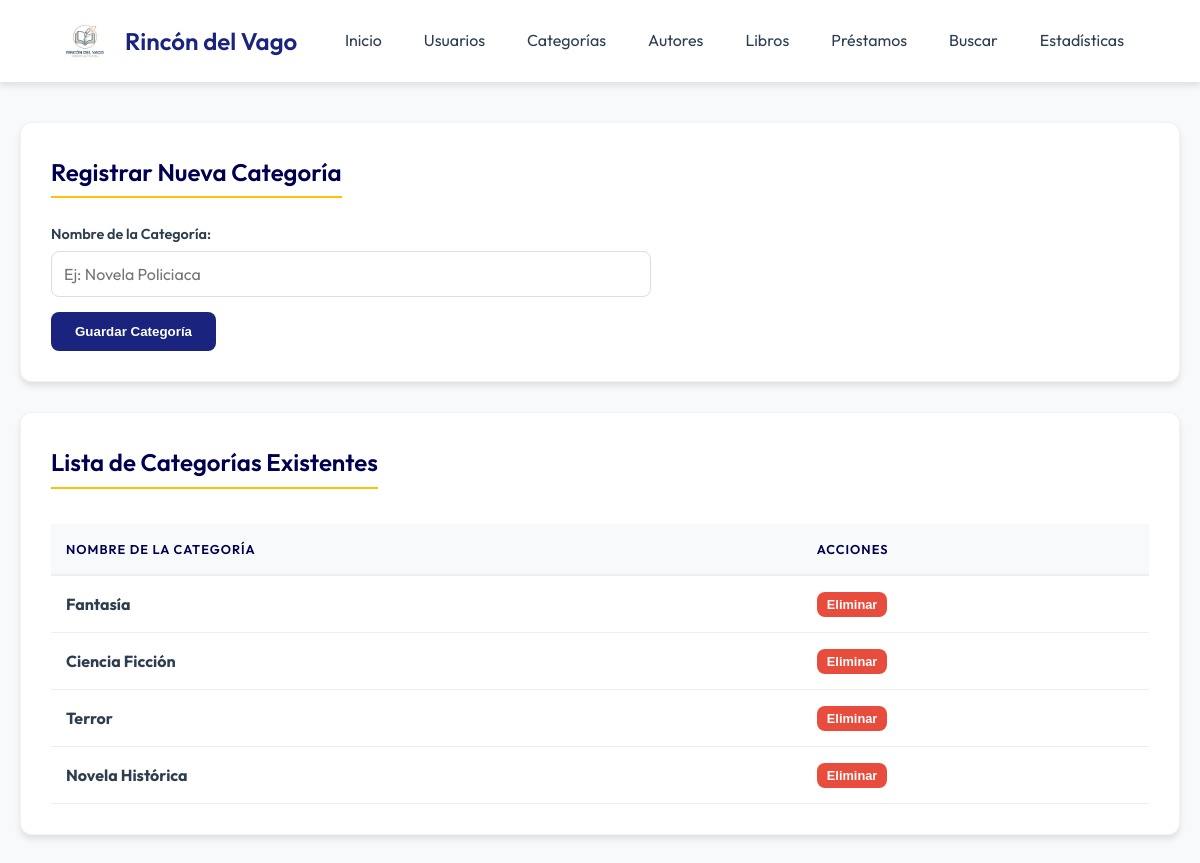
Screenshot of /categorias with the database file from the repository.
### models.py (models this page shows)
class Categoria(Base):
    __tablename__ = 'categorias'
    id = Column(Integer, primary_key=True, autoincrement=True)
    nombre = Column(String(50), nullable=False, unique=True)
    libros = relationship("Libro", back_populates="categoria")

### app.py (the view)
@app.route('/categorias', methods=['GET', 'POST'])
def gestionar_categorias():
    db = get_db()
    if request.method == 'POST':
        nombre = request.form['nombre']
        nueva_cat = models.Categoria(nombre=nombre)
        db.add(nueva_cat)
        db.commit()
        return redirect(url_for('gestionar_categorias'))
    lista_categorias = db.query(models.Categoria).all()
    return render_template('categorias.html', categorias=lista_categorias)

### app.py (called while the page is built)
def get_db():
    if 'db' not in g:
        g.db = SessionLocal()
    return g.db

### templates/categorias.html (shortened to what this page needs)
<!DOCTYPE html>
<html lang="es">
<head>
    <link rel="stylesheet" href="{{ url_for('static', filename='style.css') }}">
</head>
<body>
    {% include "nav.html" %}
    <div class="container">
        <div class="card">
            <h2>Registrar Nueva Categoría</h2>
            <form method="POST">
                <div class="form-group">
                    <label>Nombre de la Categoría:</label>
                    <input type="text" name="nombre" placeholder="Ej: Novela Policiaca" required>
                </div>
                <button type="submit">Guardar Categoría</button>
            </form>
        </div>
        <div class="card">
            <h2>Lista de Categorías Existentes</h2>
            <div class="table-container">
                <table>
                    <thead>
                        <tr>
                            <th>Nombre de la Categoría</th>
                            <th>Acciones</th>
                        </tr>
                    </thead>
                    <tbody>
                        {% for cat in categorias %}
                        <tr>
                            <td><strong>{{ cat.nombre }}</strong></td>
                            <td>
                                <form action="{{ url_for('eliminar_categoria', id_cat=cat.id) }}" method="POST" class="inline-form">
                                    <button type="submit" class="btn-red" style="padding: 5px 10px; font-size: 0.8rem;">Eliminar</button>
                                </form>
                            </td>
                        </tr>
                        {% else %}
                        <tr>
                            <td colspan="2" style="text-align: center;">No hay categorías registradas aún.</td>
                        </tr>
                        {% endfor %}
                    </tbody>
                </table>
            </div>
        </div>
    </div>
</body>
</html>

### static/style.css (style rules this page uses)
:root { --primary: #1a237e; --primary-light: #534bae; --primary-dark: #000051; --secondary: #ffc107; --bg: #f8f9fa; --text: #2c3e50; --white: #ffffff; --shadow: 0 4px 6px rgba(0,0,0,0.1); --border-radius: 12px; }
body { font-family: 'Outfit', sans-serif; margin: 0; padding: 0; background-color: var(--bg); color: var(--text); line-height: 1.6; }
.container { max-width: 1200px; margin: 40px auto; padding: 0 20px; }
.card { background: var(--white); border-radius: var(--border-radius); padding: 30px; box-shadow: var(--shadow); margin-bottom: 30px; border: 1px solid rgba(0,0,0,0.05); }
h2 { color: var(--primary-dark); margin-top: 0; font-weight: 600; border-bottom: 2px solid var(--secondary); display: inline-block; padding-bottom: 5px; margin-bottom: 25px; }
form:not(.inline-form) { display: grid; gap: 15px; max-width: 600px; }
.form-group { display: flex; flex-direction: column; }
label { font-weight: 600; margin-bottom: 5px; font-size: 0.9rem; }
input, select { padding: 12px; border: 1px solid #ddd; border-radius: 8px; font-family: inherit; font-size: 1rem; transition: border-color 0.3s; }
button { background-color: var(--primary); color: white; padding: 12px 24px; border: none; border-radius: 8px; font-weight: 600; cursor: pointer; transition: transform 0.2s, background-color 0.2s; width: fit-content; }
button.btn-red { background-color: #e74c3c; }
.table-container { overflow-x: auto; }
table { width: 100%; border-collapse: separate; border-spacing: 0; margin-top: 10px; }
th { background-color: #f8f9fa; color: var(--primary-dark); font-weight: 600; text-transform: uppercase; font-size: 0.8rem; letter-spacing: 1px; padding: 15px; text-align: left; border-bottom: 2px solid #eee; }
td { padding: 15px; border-bottom: 1px solid #eee; vertical-align: middle; }

### rows the page displays
Categoria: nombre "Fantasía"
Categoria: nombre "Ciencia Ficción"
Categoria: nombre "Terror"
Categoria: nombre "Novela Histórica"
